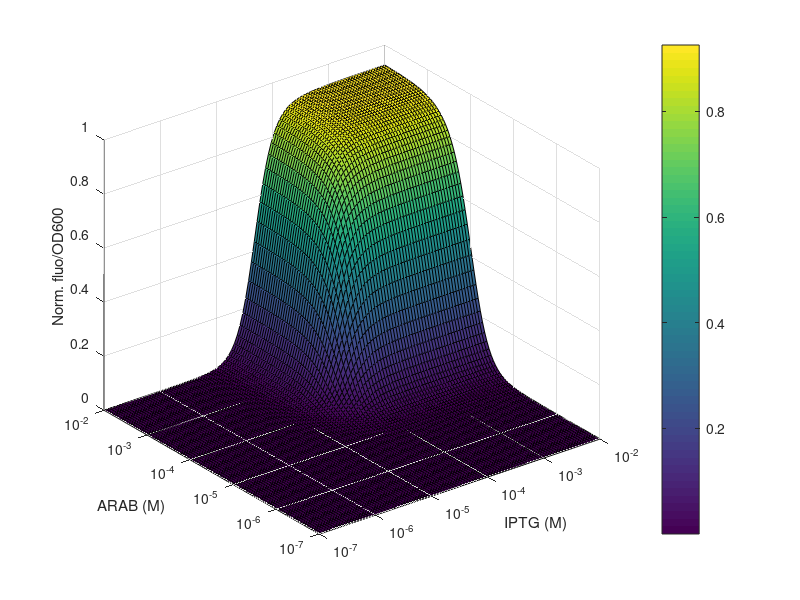

The MATLAB script that drew this image:
clc; clear all; close all;

IPTG = csvread('IPTG.csv');
ARAB = csvread('ARAB.csv');
sol = csvread('AND_gate_solution.csv');

surf(IPTG,ARAB,sol)
set(gca,'xscale','log')
set(gca,'yscale','log')
xlim([10^(-7) 10^(-2)])
ylim([10^(-7) 10^(-2)])
xlabel('IPTG (M)')
ylabel('ARAB (M)')
zlabel('Norm. fluo/OD600')
colorbar